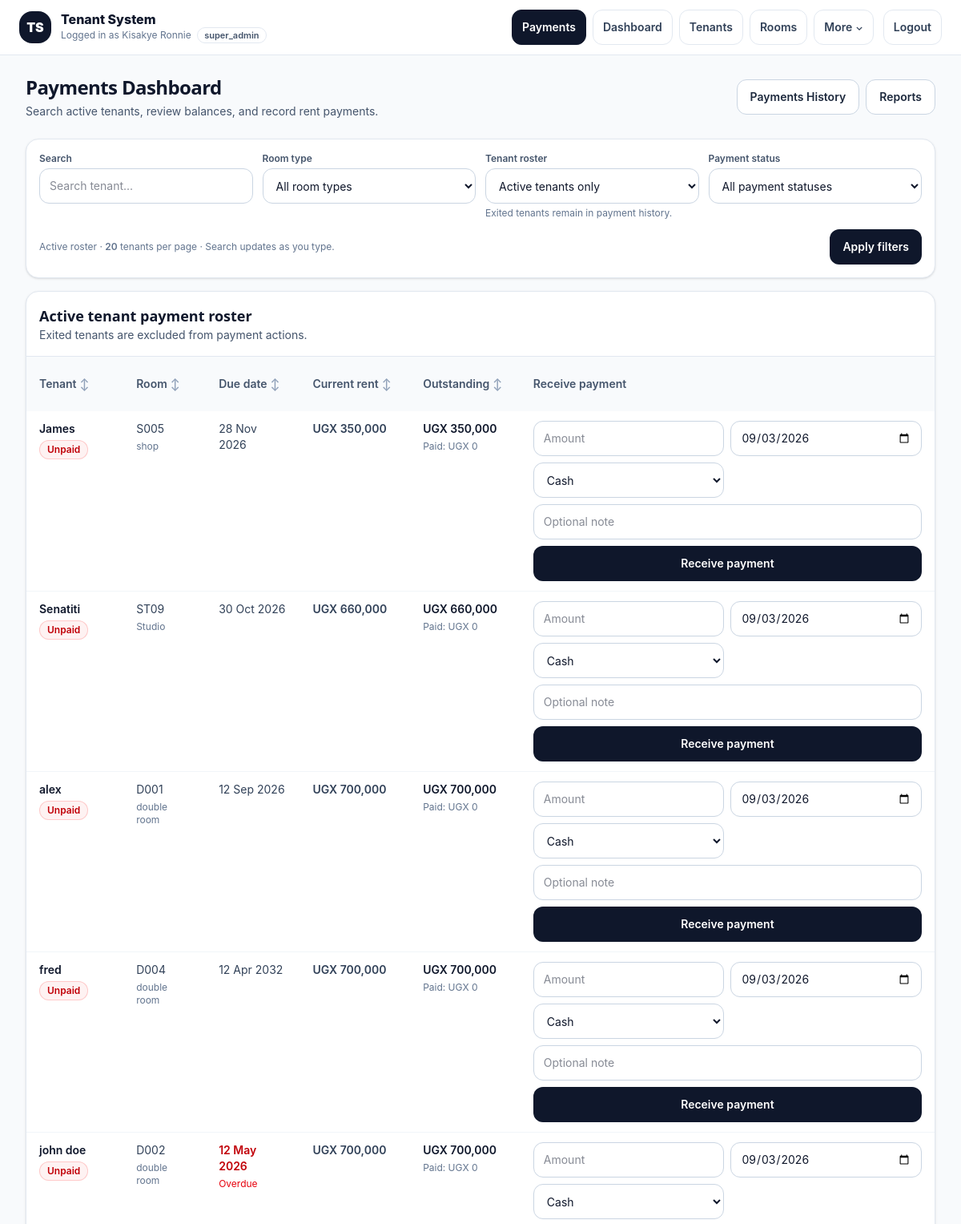
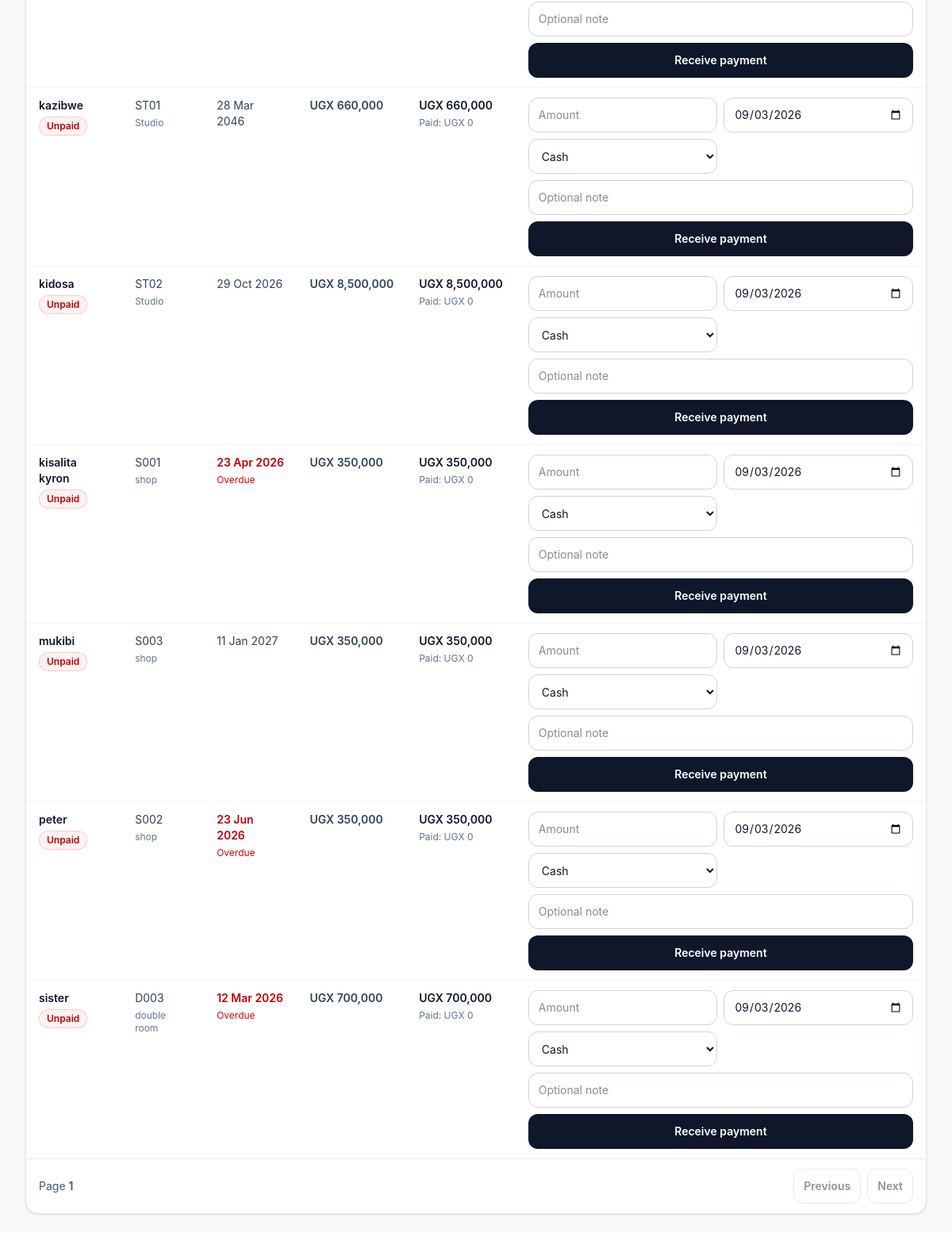
/public/payments.php (signed in), run on the app's committed database (2 pictures, top to bottom).
### tables this page shows
CREATE TABLE "tenants" (
    id INTEGER PRIMARY KEY AUTOINCREMENT,

    admin_id INTEGER NOT NULL,
    room_id INTEGER,

    full_name TEXT NOT NULL,
    phone TEXT,
    email TEXT,

    move_in_date DATE,
    exit_date DATE,

    status TEXT DEFAULT 'active',

    rent_due_date DATE,
    rent_due_day INTEGER,
    monthly_rent REAL,

    created_at DATETIME,
    updated_at DATETIME
);

### core/helpers.php (called while the page is built, shortened)
<?php
if (!function_exists('e')) {
    function e($v): string
    {
        return htmlspecialchars((string)($v ?? ''), ENT_QUOTES | ENT_SUBSTITUTE, 'UTF-8');
    }
}
if (!function_exists('current_admin_id')) {
    function current_admin_id(): int
    {
        if (isset($_SESSION['admin']['id'])) {
            return (int)$_SESSION['admin']['id'];
        }
        return (int)($_SESSION['admin_id'] ?? 0);
    }
}
?>

### public/tenant_filter.php (called while the page is built, shortened)
<?php
function getFilteredTenants(PDO $pdo, int $admin_id, array $params): array
{
    $month = date('Y-m');
    $search = isset($params['search']) && is_scalar($params['search'])
        ? trim((string)$params['search'])
        : '';
    $roomType = isset($params['room_type']) && is_scalar($params['room_type'])
        ? trim((string)$params['room_type'])
        : '';
    $tenantStatus = isset($params['tenant_status']) && is_scalar($params['tenant_status'])
        ? strtolower(trim((string)$params['tenant_status']))
        : '';
    $paymentStatus = isset($params['payment_status']) && is_scalar($params['payment_status'])
        ? strtolower(trim((string)$params['payment_status']))
        : '';
    $tenantId = isset($params['tenant_id']) && is_scalar($params['tenant_id'])
        ? filter_var($params['tenant_id'], FILTER_VALIDATE_INT)
        : false;
    $tenantId = $tenantId === false ? 0 : max(0, (int)$tenantId);
    $limit = isset($params['limit']) && is_scalar($params['limit'])
        ? (int)$params['limit']
        : 10;
    $offset = isset($params['offset']) && is_scalar($params['offset'])
        ? (int)$params['offset']
        : 0;
    $sortOrder = isset($params['sort_order']) && is_scalar($params['sort_order'])
        && strtoupper((string)$params['sort_order']) === 'DESC'
        ? 'DESC'
        : 'ASC';
    $sortMap = [
        'full_name'              => 't.full_name',
        'room_number'            => 'r.room_number',
        'rent_due_date'          => 't.rent_due_date',
        'monthly_rent_effective' => 'monthly_rent_effective',
        'paid_this_month'        => 'paid_this_month',
        'outstanding_balance'    => 'outstanding_balance',
        'status'                 => 't.status',
    ];
    $sortKey = isset($params['sort_by']) && is_scalar($params['sort_by'])
        ? (string)$params['sort_by']
        : 'full_name';
    $sortExpr = $sortMap[$sortKey] ?? 't.full_name';
    $rentExpression = "COALESCE(
        NULLIF(t.monthly_rent, 0),
        NULLIF(r.monthly_rent, 0),
        rt.default_monthly_rent,
        0
    )";
    $sql = "
        SELECT
            t.id,
            t.full_name,
            t.phone,
            t.rent_due_date,
            t.status,
            t.exit_date,
            r.room_number,
            rt.name AS room_type,
            {$rentExpression} AS monthly_rent_effective,
            COALESCE(SUM(p.amount), 0) AS paid_this_month,
            MAX(
                0,
                {$rentExpression} - COALESCE(SUM(p.amount), 0)
            ) AS outstanding_balance
        FROM tenants t
        LEFT JOIN rooms r
            ON r.id = t.room_id
        LEFT JOIN room_types rt
            ON rt.id = r.room_type_id
        LEFT JOIN payments p
            ON p.tenant_id = t.id
            AND p.admin_id = :payment_admin_id
            AND strftime('%Y-%m', p.payment_date) = :month
        WHERE t.admin_id = :admin_id
    ";
    $bind = [
        ':admin_id'         => $admin_id,
        ':payment_admin_id' => $admin_id,
        ':month'            => $month,
    ];
    $includeExited = filter_var($params['include_exited'] ?? false, FILTER_VALIDATE_BOOLEAN);
    if (!$includeExited) {
        $sql .= "
            AND LOWER(COALESCE(t.status, '')) = 'active'
            AND t.exit_date IS NULL
        ";
    } elseif (in_array($tenantStatus, ['active', 'inactive', 'exited'], true)) {
        $sql .= " AND LOWER(COALESCE(t.status, '')) = :tenant_status ";
        $bind[':tenant_status'] = $tenantStatus;
    }
    $sql .= "
        GROUP BY
            t.id,
            t.full_name,
            t.phone,
            t.rent_due_date,
            t.status,
            t.exit_date,
            t.monthly_rent,
            r.room_number,
            r.monthly_rent,
            rt.name,
            rt.default_monthly_rent
    ";
    $sql .= " ORDER BY {$sortExpr} {$sortOrder}, t.id ASC LIMIT :limit OFFSET :offset ";
    $stmt = $pdo->prepare($sql);
    $stmt->bindValue(':admin_id', $bind[':admin_id'], PDO::PARAM_INT);
    $stmt->bindValue(':payment_admin_id', $bind[':payment_admin_id'], PDO::PARAM_INT);
    $stmt->bindValue(':month', $bind[':month'], PDO::PARAM_STR);
    foreach ($bind as $key => $value) {
        if (in_array($key, [':admin_id', ':payment_admin_id', ':month'], true)) {
            continue;
        }
        $stmt->bindValue($key, $value);
    }
    $stmt->bindValue(':limit', $limit, PDO::PARAM_INT);
    $stmt->bindValue(':offset', $offset, PDO::PARAM_INT);
    $stmt->execute();
    $rows = $stmt->fetchAll(PDO::FETCH_ASSOC) ?: [];
    foreach ($rows as &$tenant) {
        $tenant['monthly_rent_effective'] = (float)($tenant['monthly_rent_effective'] ?? 0);
        $tenant['paid_this_month'] = (float)($tenant['paid_this_month'] ?? 0);
    }
    return $rows;
}

### public/partials/payment_tenant_rows.php (the view, shortened to what this page needs)
<?php
if (!function_exists('paymentChip')) {
    function paymentChip(string $label, string $tone): string
    {
        $map = [
            'slate' => 'bg-slate-100 text-slate-700 ring-slate-200',
            'red'   => 'bg-red-50 text-red-700 ring-red-200',
            'green' => 'bg-emerald-50 text-emerald-700 ring-emerald-200',
            'amber' => 'bg-amber-50 text-amber-700 ring-amber-200',
            'blue'  => 'bg-sky-50 text-sky-700 ring-sky-200',
        ];
        $classes = $map[$tone] ?? $map['slate'];
        return '<span class="inline-flex items-center rounded-full px-2.5 py-1 text-xs font-semibold ring-1 ring-inset ' . $classes . '">' . e($label) . '</span>';
    }
}
$tenants = $tenants ?? [];
$paymentFormData = $paymentFormData ?? [];
$paymentActionQuery = $paymentActionQuery ?? [];
$paymentAction = 'payments.php';
if ($paymentActionQuery) {
    $paymentAction .= '?' . http_build_query($paymentActionQuery);
}
$today = date('Y-m-d');
$postedTenantId = (int)($paymentFormData['tenant_id'] ?? 0);
?>
<?php foreach ($tenants as $tenant): ?>
  <?php
    $tenantId = (int)($tenant['id'] ?? 0);
    $tenantName = (string)($tenant['full_name'] ?? '');
    $dueRaw = (string)($tenant['rent_due_date'] ?? '');
    $dueTimestamp = $dueRaw !== '' ? strtotime($dueRaw) : false;
    $isOverdue = $dueTimestamp !== false && $dueTimestamp < strtotime($today);
    $rent = (float)($tenant['monthly_rent_effective'] ?? 0);
    $paid = (float)($tenant['paid_this_month'] ?? 0);
    $outstanding = (float)($tenant['outstanding_balance'] ?? 0);
    if ($rent <= 0) {
        $statusChip = paymentChip('Rent missing', 'red');
    } elseif ($outstanding <= 0.00001) {
        $statusChip = paymentChip('Paid', 'green');
    } elseif ($paid > 0) {
        $statusChip = paymentChip('Partial', 'amber');
    } else {
        $statusChip = paymentChip('Unpaid', 'red');
    }
    $isPostedTenant = $postedTenantId === $tenantId;
    $amountValue = $isPostedTenant ? (string)($paymentFormData['amount'] ?? '') : '';
    $dateValue = $isPostedTenant
        ? (string)($paymentFormData['payment_date'] ?? $today)
        : $today;
    $methodValue = $isPostedTenant
        ? (string)($paymentFormData['method'] ?? 'cash')
        : 'cash';
    $noteValue = $isPostedTenant ? (string)($paymentFormData['note'] ?? '') : '';
  ?>
  <tr class="align-top hover:bg-slate-50">
    <td class="px-4 py-3">
      <div class="font-semibold text-slate-900"><?= e($tenantName) ?></div>
      <div class="mt-1"><?= $statusChip ?></div>
    </td>
    <td class="px-4 py-3 text-slate-700">
      <?= e($tenant['room_number'] ?? '-') ?>
      <?php if (!empty($tenant['room_type'])): ?>
        <div class="mt-1 text-xs text-slate-500"><?= e($tenant['room_type']) ?></div>
      <?php endif; ?>
    </td>
    <td class="px-4 py-3">
      <div class="<?= $isOverdue ? 'font-semibold text-red-700' : 'text-slate-700' ?>">
        <?= e($dueTimestamp !== false ? date('d M Y', $dueTimestamp) : '—') ?>
      </div>
      <?php if ($isOverdue): ?>
        <div class="mt-1 text-xs text-red-600">Overdue</div>
      <?php endif; ?>
    </td>
    <td class="px-4 py-3 whitespace-nowrap font-semibold text-slate-700">
      UGX <?= e(number_format($rent, 0)) ?>
    </td>
    <td class="px-4 py-3 whitespace-nowrap">
      <div class="font-semibold <?= $outstanding > 0 ? 'text-slate-900' : 'text-emerald-700' ?>">
        UGX <?= e(number_format($outstanding, 0)) ?>
      </div>
      <div class="mt-1 text-xs text-slate-500">Paid: UGX <?= e(number_format($paid, 0)) ?></div>
    </td>
    <td class="px-4 py-3">
      <form method="post" action="<?= e($paymentAction) ?>" class="flex min-w-[520px] flex-col gap-2 lg:min-w-0" data-payment-form>
        <div class="grid grid-cols-1 gap-2 sm:grid-cols-2 xl:grid-cols-5">
          <div>
            <input
              id="payment_amount_<?= $tenantId ?>"
              type="number"
              name="amount"
              min="0.01"
              step="0.01"
              inputmode="decimal"
              required
              value="<?= e($amountValue) ?>"
              placeholder="Amount"
              class="min-h-11 w-full rounded-xl border border-slate-300 bg-white px-3 py-2 text-sm outline-none transition focus:border-slate-500 focus:ring-2 focus:ring-slate-200"
            >
          </div>
          <div>
            <input
              id="payment_date_<?= $tenantId ?>"
              type="date"
              name="payment_date"
              value="<?= e($dateValue) ?>"
              required
              class="min-h-11 w-full rounded-xl border border-slate-300 bg-white px-3 py-2 text-sm outline-none transition focus:border-slate-500 focus:ring-2 focus:ring-slate-200"
            >
          </div>
          <div>
            <select
              id="payment_method_<?= $tenantId ?>"
              name="method"
              class="min-h-11 w-full rounded-xl border border-slate-300 bg-white px-3 py-2 text-sm outline-none transition focus:border-slate-500 focus:ring-2 focus:ring-slate-200"
            >
              <option value="cash" <?= $methodValue === 'cash' ? 'selected' : '' ?>>Cash</option>
            </select>
          </div>
          <div class="sm:col-span-2 xl:col-span-2">
            <input
              id="payment_note_<?= $tenantId ?>"
              type="text"
              name="note"
              maxlength="160"
              value="<?= e($noteValue) ?>"
              placeholder="Optional note"
              class="min-h-11 w-full rounded-xl border border-slate-300 bg-white px-3 py-2 text-sm outline-none transition focus:border-slate-500 focus:ring-2 focus:ring-slate-200"
            >
          </div>
        </div>
        <button
          type="submit"
          name="receive_payment"
          value="1"
          data-payment-submit
          data-submitting-label="Saving…"
          class="inline-flex min-h-11 w-full items-center justify-center rounded-xl bg-slate-900 px-4 py-2 text-sm font-semibold text-white transition hover:bg-slate-800 focus-visible:outline-2 focus-visible:outline-offset-2 focus-visible:outline-slate-900 disabled:cursor-not-allowed disabled:opacity-60 sm:w-auto"
        >
          Receive payment
        </button>
      </form>
    </td>
  </tr>
<?php endforeach; ?>

### data on the page
tenants: full_name "James", room_number "S005", room_type "shop", rent_due_date "28 Nov 2026", rent "350,000", outstanding "350,000", paid "0", payment_date "09/03/2026", method "Cash"
tenants: full_name "Senatiti", room_number "ST09", room_type "Studio", rent_due_date "30 Oct 2026", rent "660,000", outstanding "660,000", paid "0", payment_date "09/03/2026", method "Cash"
tenants: full_name "alex", room_number "D001", room_type "double room", rent_due_date "12 Sep 2026", rent "700,000", outstanding "700,000", paid "0", payment_date "09/03/2026", method "Cash"
tenants: full_name "fred", room_number "D004", room_type "double room", rent_due_date "12 Apr 2032", rent "700,000", outstanding "700,000", paid "0", payment_date "09/03/2026", method "Cash"
tenants: full_name "john doe", room_number "D002", room_type "double room", rent_due_date "12 May 2026", shows "Overdue", rent "700,000", outstanding "700,000", paid "0", payment_date "09/03/2026", method "Cash"
tenants: full_name "kazibwe", room_number "ST01", room_type "Studio", rent_due_date "28 Mar 2046", rent "660,000", outstanding "660,000", paid "0", payment_date "09/03/2026", method "Cash"
tenants: full_name "kidosa", room_number "ST02", room_type "Studio", rent_due_date "29 Oct 2026", rent "8,500,000", outstanding "8,500,000", paid "0", payment_date "09/03/2026", method "Cash"
tenants: full_name "kisalita kyron", room_number "S001", room_type "shop", rent_due_date "23 Apr 2026", shows "Overdue", rent "350,000", outstanding "350,000", paid "0", payment_date "09/03/2026", method "Cash"
tenants: full_name "mukibi", room_number "S003", room_type "shop", rent_due_date "11 Jan 2027", rent "350,000", outstanding "350,000", paid "0", payment_date "09/03/2026", method "Cash"
tenants: full_name "peter", room_number "S002", room_type "shop", rent_due_date "23 Jun 2026", shows "Overdue", rent "350,000", outstanding "350,000", paid "0", payment_date "09/03/2026", method "Cash"
tenants: full_name "sister", room_number "D003", room_type "double room", rent_due_date "12 Mar 2026", shows "Overdue", rent "700,000", outstanding "700,000", paid "0", payment_date "09/03/2026", method "Cash"

### other printed values
$_SESSION['admin']['name'] "Kisakye Ronnie"
current_admin_role() "super_admin"
$label "Payments Dashboard Tenants Rooms"
$page "1"
